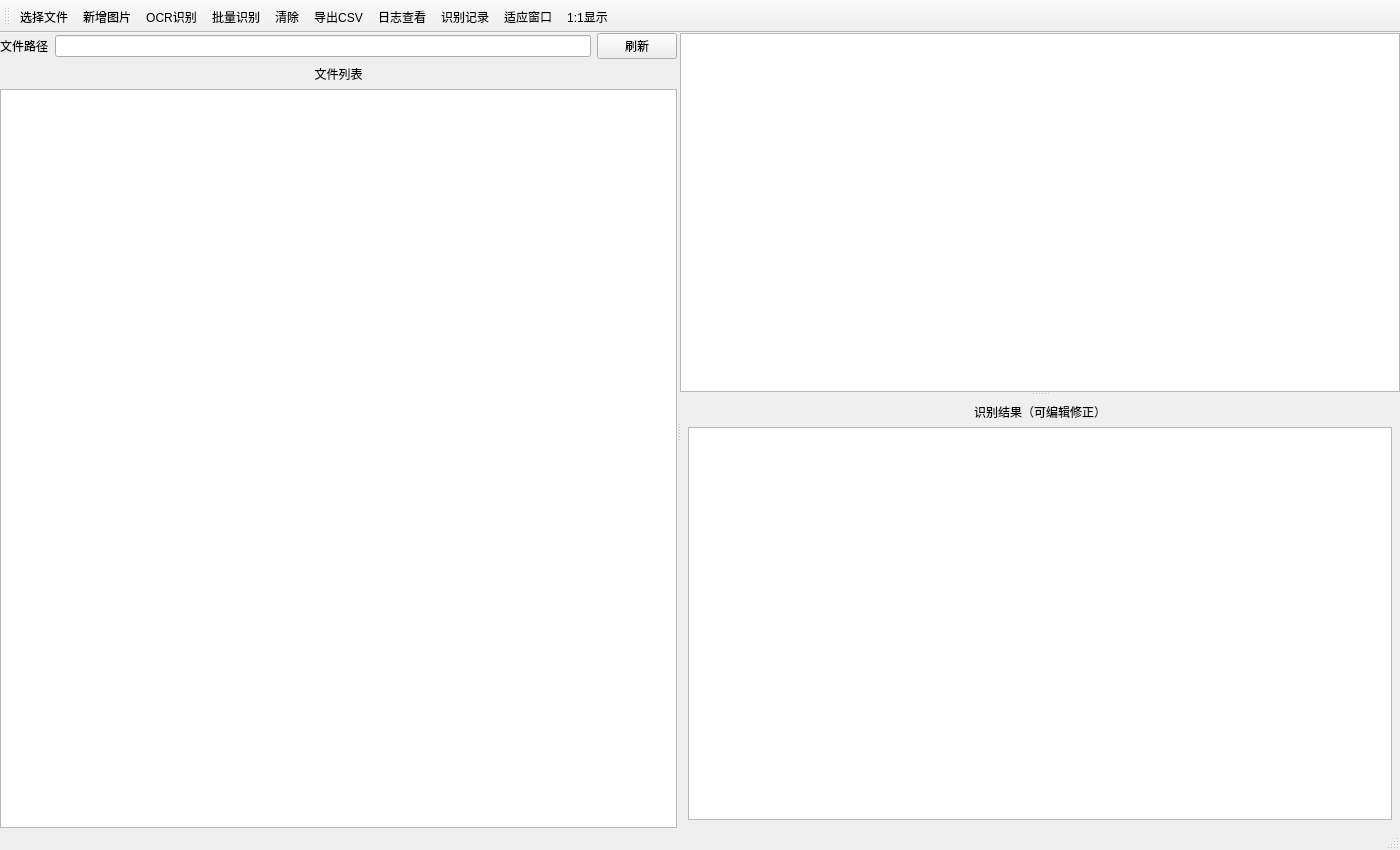
<?xml version="1.0" encoding="UTF-8"?>
<ui version="4.0">
 <class>MainWindow</class>
 <widget class="QMainWindow" name="MainWindow">
  <property name="geometry">
   <rect>
    <x>0</x>
    <y>0</y>
    <width>1400</width>
    <height>850</height>
   </rect>
  </property>
  <property name="windowTitle">
   <string>OCR 分析系统 - ocr_analysis_system</string>
  </property>
  <widget class="QWidget" name="centralWidget">
   <layout class="QVBoxLayout" name="mainVerticalLayout">
    <property name="spacing">
     <number>0</number>
    </property>
    <property name="leftMargin">
     <number>0</number>
    </property>
    <property name="topMargin">
     <number>0</number>
    </property>
    <property name="rightMargin">
     <number>0</number>
    </property>
    <property name="bottomMargin">
     <number>0</number>
    </property>
    <item>
     <widget class="QSplitter" name="mainSplitter">
      <property name="orientation">
       <enum>Qt::Orientation::Horizontal</enum>
      </property>
      <property name="handleWidth">
       <number>3</number>
      </property>
      <widget class="QWidget" name="fileListPanel" native="true">
       <layout class="QGridLayout" name="gridLayout">
        <item row="0" column="0">
         <layout class="QHBoxLayout" name="horizontalLayout">
          <item>
           <widget class="QLabel" name="labelFilePath">
            <property name="text">
             <string>文件路径</string>
            </property>
           </widget>
          </item>
          <item>
           <widget class="QLineEdit" name="leFilePath">
            <property name="mouseTracking">
             <bool>false</bool>
            </property>
           </widget>
          </item>
          <item>
           <widget class="QPushButton" name="btnRefresh">
            <property name="text">
             <string>刷新</string>
            </property>
           </widget>
          </item>
         </layout>
        </item>
        <item row="1" column="0">
         <widget class="QLabel" name="fileListTitleLabel">
          <property name="text">
           <string>文件列表</string>
          </property>
          <property name="alignment">
           <set>Qt::AlignmentFlag::AlignCenter</set>
          </property>
         </widget>
        </item>
        <item row="2" column="0">
         <widget class="QListWidget" name="fileListWidget">
          <property name="minimumSize">
           <size>
            <width>200</width>
            <height>0</height>
           </size>
          </property>
         </widget>
        </item>
       </layout>
      </widget>
      <widget class="QSplitter" name="rightSplitter">
       <property name="orientation">
        <enum>Qt::Orientation::Vertical</enum>
       </property>
       <property name="handleWidth">
        <number>3</number>
       </property>
       <widget class="ImageDisplayView" name="imageView">
        <property name="minimumSize">
         <size>
          <width>0</width>
          <height>250</height>
         </size>
        </property>
        <property name="backgroundBrush">
         <brush brushstyle="SolidPattern">
          <color alpha="255">
           <red>43</red>
           <green>43</green>
           <blue>43</blue>
          </color>
         </brush>
        </property>
       </widget>
       <widget class="QWidget" name="resultTextPanel" native="true">
        <layout class="QVBoxLayout" name="resultTextLayout">
         <property name="spacing">
          <number>6</number>
         </property>
         <property name="leftMargin">
          <number>8</number>
         </property>
         <property name="topMargin">
          <number>8</number>
         </property>
         <property name="rightMargin">
          <number>8</number>
         </property>
         <property name="bottomMargin">
          <number>8</number>
         </property>
         <item>
          <widget class="QLabel" name="resultTitleLabel">
           <property name="text">
            <string>识别结果（可编辑修正）</string>
           </property>
           <property name="alignment">
            <set>Qt::AlignmentFlag::AlignCenter</set>
           </property>
          </widget>
         </item>
         <item>
          <widget class="QPlainTextEdit" name="resultTextEdit"/>
         </item>
        </layout>
       </widget>
      </widget>
     </widget>
    </item>
   </layout>
  </widget>
  <widget class="QStatusBar" name="statusBar"/>
  <widget class="QToolBar" name="toolBar">
   <property name="windowTitle">
    <string>toolBar</string>
   </property>
   <property name="iconSize">
    <size>
     <width>40</width>
     <height>40</height>
    </size>
   </property>
   <property name="toolButtonStyle">
    <enum>Qt::ToolButtonStyle::ToolButtonTextUnderIcon</enum>
   </property>
   <attribute name="toolBarArea">
    <enum>TopToolBarArea</enum>
   </attribute>
   <attribute name="toolBarBreak">
    <bool>false</bool>
   </attribute>
   <addaction name="actionSelectFile"/>
   <addaction name="action_add"/>
   <addaction name="action_recognize"/>
   <addaction name="action_ocrs"/>
   <addaction name="action_clear"/>
   <addaction name="action_CSV"/>
   <addaction name="action_logview"/>
   <addaction name="action_database"/>
   <addaction name="action_resize"/>
   <addaction name="action_full"/>
  </widget>
  <action name="actionSelectFile">
   <property name="icon">
    <iconset resource="../images/images.qrc">
     <normaloff>:/images/select_file.png</normaloff>:/images/select_file.png</iconset>
   </property>
   <property name="text">
    <string>选择文件</string>
   </property>
   <property name="menuRole">
    <enum>QAction::MenuRole::NoRole</enum>
   </property>
  </action>
  <action name="action_recognize">
   <property name="icon">
    <iconset resource="../images/images.qrc">
     <normaloff>:/images/ocr_scan.png</normaloff>:/images/ocr_scan.png</iconset>
   </property>
   <property name="text">
    <string>OCR识别</string>
   </property>
   <property name="menuRole">
    <enum>QAction::MenuRole::NoRole</enum>
   </property>
  </action>
  <action name="action_ocrs">
   <property name="icon">
    <iconset resource="../images/images.qrc">
     <normaloff>:/images/ocr_multi.png</normaloff>:/images/ocr_multi.png</iconset>
   </property>
   <property name="text">
    <string>批量识别</string>
   </property>
   <property name="menuRole">
    <enum>QAction::MenuRole::NoRole</enum>
   </property>
  </action>
  <action name="action_CSV">
   <property name="icon">
    <iconset resource="../images/images.qrc">
     <normaloff>:/images/export_csv.png</normaloff>:/images/export_csv.png</iconset>
   </property>
   <property name="text">
    <string>导出CSV</string>
   </property>
   <property name="menuRole">
    <enum>QAction::MenuRole::NoRole</enum>
   </property>
  </action>
  <action name="action_clear">
   <property name="icon">
    <iconset resource="../images/images.qrc">
     <normaloff>:/images/clear.png</normaloff>:/images/clear.png</iconset>
   </property>
   <property name="text">
    <string>清除</string>
   </property>
   <property name="menuRole">
    <enum>QAction::MenuRole::NoRole</enum>
   </property>
  </action>
  <action name="action_add">
   <property name="icon">
    <iconset resource="../images/images.qrc">
     <normaloff>:/images/add_picture.png</normaloff>:/images/add_picture.png</iconset>
   </property>
   <property name="text">
    <string>新增图片</string>
   </property>
   <property name="menuRole">
    <enum>QAction::MenuRole::NoRole</enum>
   </property>
  </action>
  <action name="action_resize">
   <property name="icon">
    <iconset resource="../images/images.qrc">
     <normaloff>:/images/view_resize.png</normaloff>:/images/view_resize.png</iconset>
   </property>
   <property name="text">
    <string>适应窗口</string>
   </property>
   <property name="menuRole">
    <enum>QAction::MenuRole::NoRole</enum>
   </property>
  </action>
  <action name="action_full">
   <property name="icon">
    <iconset resource="../images/images.qrc">
     <normaloff>:/images/view_full.png</normaloff>:/images/view_full.png</iconset>
   </property>
   <property name="text">
    <string>1:1显示</string>
   </property>
   <property name="menuRole">
    <enum>QAction::MenuRole::NoRole</enum>
   </property>
  </action>
  <action name="action_logview">
   <property name="icon">
    <iconset resource="../images/images.qrc">
     <normaloff>:/images/logview.png</normaloff>:/images/logview.png</iconset>
   </property>
   <property name="text">
    <string>日志查看</string>
   </property>
   <property name="menuRole">
    <enum>QAction::MenuRole::NoRole</enum>
   </property>
  </action>
  <action name="action_database">
   <property name="icon">
    <iconset resource="../images/images.qrc">
     <normaloff>:/images/database.png</normaloff>:/images/database.png</iconset>
   </property>
   <property name="text">
    <string>识别记录</string>
   </property>
   <property name="menuRole">
    <enum>QAction::MenuRole::NoRole</enum>
   </property>
  </action>
 </widget>
 <customwidgets>
  <customwidget>
   <class>ImageDisplayView</class>
   <extends>QGraphicsView</extends>
   <header>ImageDisplayView/ImageDisplayView.h</header>
  </customwidget>
 </customwidgets>
 <resources>
  <include location="../images/images.qrc"/>
 </resources>
 <connections/>
</ui>
